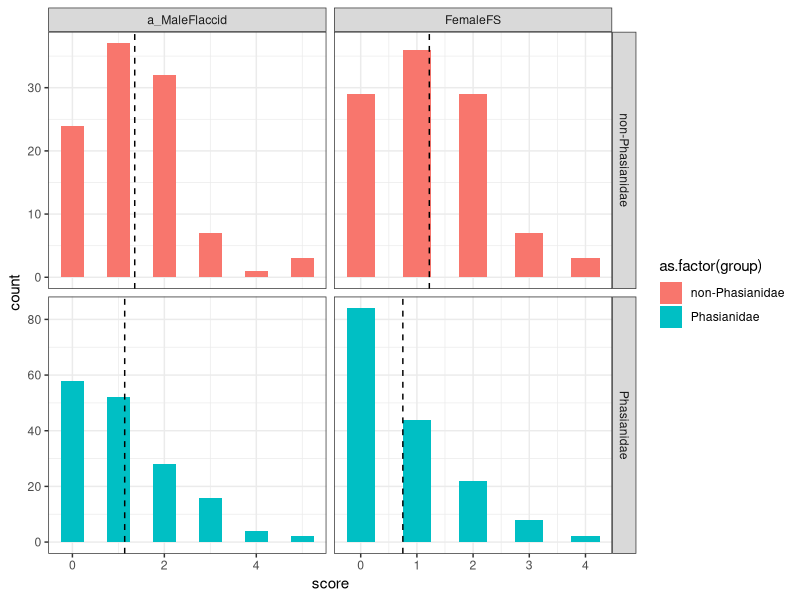

Reproduce this figure in R.
library(dplyr)          # for data manipulation
library(tidyr)          # for data manipulation
library(magrittr)       # for easier syntax in one or two areas
library(gridExtra)      # for generating the bin width comparison plot
library(ggplot2)

data<- read.csv(file="data_for_fig3.csv",header=TRUE)

data_mean <- data %>%
  group_by(size,group) %>%
  summarise(Mean = mean(score))


ggplot(data, aes(x = score, fill = as.factor(group))) +
  geom_histogram(binwidth = 0.5) +
  geom_vline(data = data_mean, aes(xintercept = Mean), linetype = "dashed") +
  facet_grid(group ~ size,scales = "free") +
  theme_bw()
